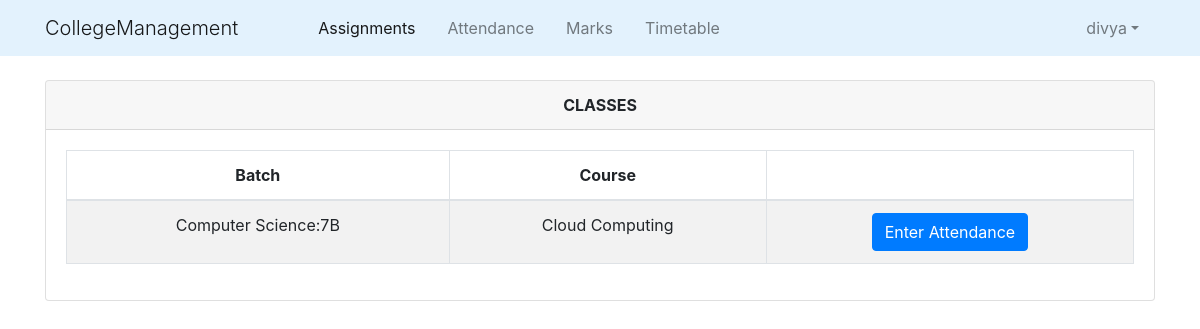
The page /staff/teaches/CS02/1 (signed in) on the database as committed earlier.
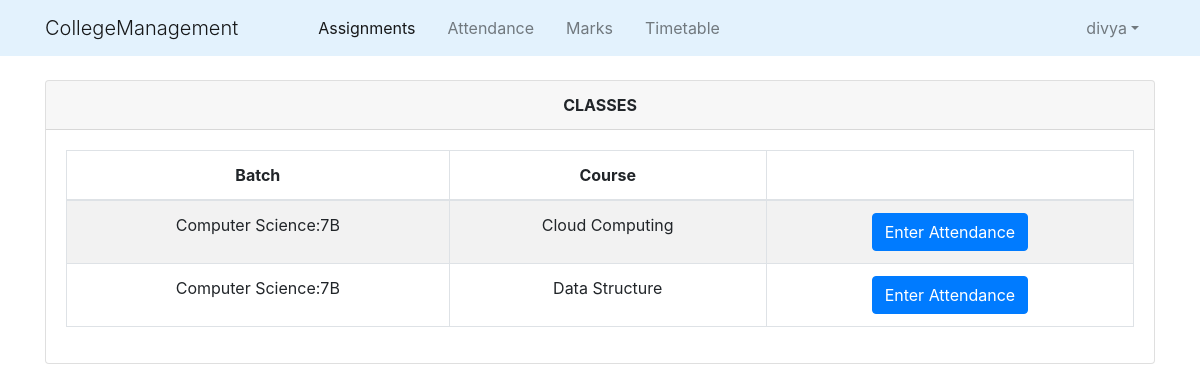
The same page on the database as committed later.
### college_info/models.py (models this page shows, shortened)
class Teaches(models.Model):
    batch = models.ForeignKey(Batch,on_delete=models.CASCADE)
    course = models.ForeignKey(Course,on_delete=models.CASCADE)
    staff = models.ForeignKey(Staff,on_delete=models.CASCADE)
    class Meta:
        unique_together=['batch','course','staff']

class Batch(models.Model):
    id= models.CharField(primary_key=True,max_length=50)
    department = models.ForeignKey(Dept,on_delete=models.CASCADE)
    section = models.CharField(max_length=50)
    sem =models.IntegerField()
    def __str__(self):
        d = Dept.objects.get(name=self.department)
        return '{}:{}{}'.format(d.name,self.sem,self.section)

class Dept(models.Model):
    id = models.CharField(primary_key=True,max_length=50)
    name= models.CharField(max_length=50)
    def __str__(self):
        return '{}'.format(self.name)

class Course(models.Model):
    id = models.CharField(primary_key=True,max_length=50)
    name = models.CharField(max_length=50)
    department = models.ForeignKey(Dept,on_delete=models.CASCADE)
    def __str__(self):
        return '{}'.format(self.name)

### college_info/views.py (the view)
# urls.py: path('staff/teaches/<slug:staff_id>/<int:choice>',views.staff_teaches,name='staff_teaches'),
@login_required()
def staff_teaches(request,staff_id,choice):
    staff = Staff.objects.get(id=staff_id)
    context={
        'staff':staff,
        'choice':choice
    }
    return render(request,'college_info/staff_teaches.html',context)

### college_info/models.py (called while the page is built)
    @property
    def is_student(self):
        if hasattr(self,'student'):
            return True
        else:
            return False

### college_info/templates/college_info/staff_teaches.html
{% extends "college_info/base.html" %}
{% block content %}
    <div class="container">
        <div class="card">
            <div class="card-header text-center"><b>CLASSES</b></div>
            <div class="card-body">
                <div class="table-responsive">
                    <table class="table table-bordered table-striped text-center">
                        <thead>
                            <tr>
                                <th>Batch</th>
                                <th>Course</th>
                                <th>  </th>
                            </tr>
                        </thead>
                        <tbody>
                            {% for class in staff.teaches_set.all %}
                                <tr>
                                    <td>{{ class.batch }}</td>
                                    <td>{{ class.course }}</td>
                                    <td>
                                        {% if choice  == 1 %}
                                            <a class="btn btn-primary" href="{% url 'staff_class_dates' class.id %}" >Enter Attendance</a>
                                        {% endif %}
                                    </td>
                                </tr>
                            {% empty %}
                                <p>Teacher has no course</p>
                            {% endfor %}
                        </tbody>
                    </table>
                </div>
            </div>
        </div>
    </div>
{% endblock content %}

Rows that differ between the two databases and show on the page:
added Teaches: batch "Computer Science:7B", course "Data Structure"
